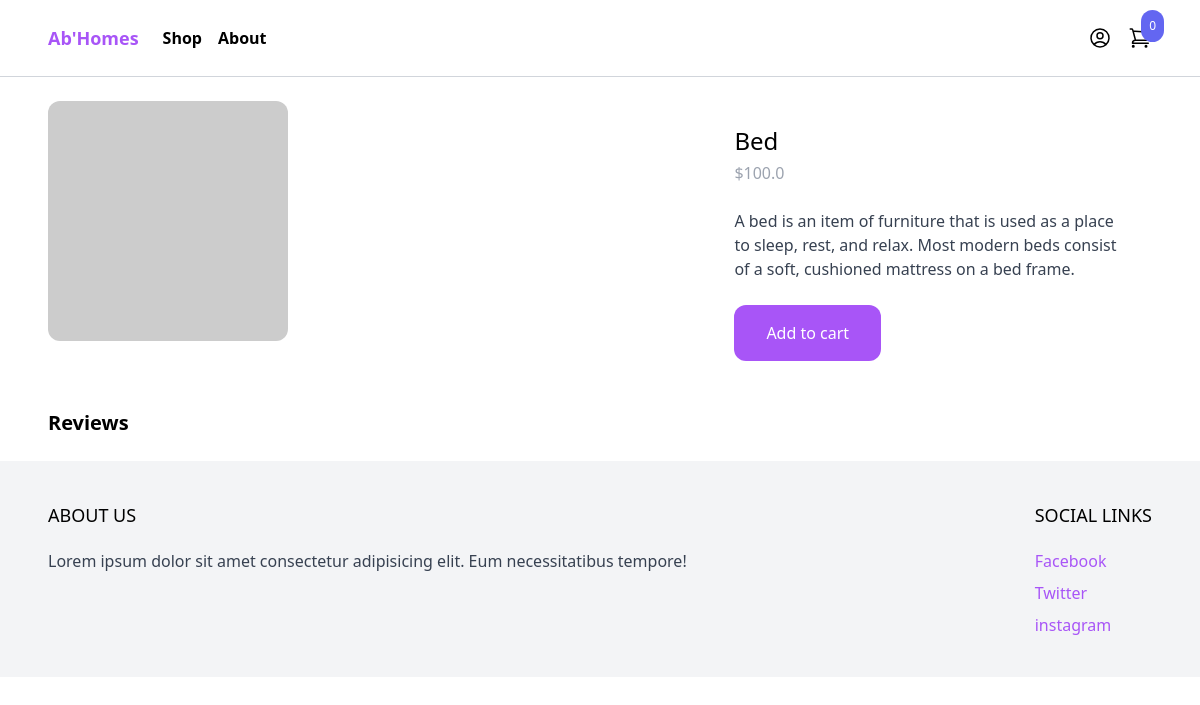
Page /shop/bed/ on the committed database.
### product/models.py (models this page shows, shortened)
class Product(models.Model):
    category = models.ForeignKey(Category, related_name='products', on_delete=models.CASCADE)
    name = models.CharField(max_length=255)
    slug = models.SlugField()
    description = models.TextField(blank=True, null=True)
    price = models.IntegerField(default=1)
    color = models.CharField(max_length=50, blank=True)
    created_at = models.DateField(auto_now_add=True)
    image = models.ImageField(upload_to='uploads/', blank=True, null=True)
    thumbnail = models.ImageField(upload_to='uploads/', blank=True, null=True)
    class Meta:
        ordering = ('-created_at',)
    def get_display_price(self):
        return self.price / 100
    def get_rating(self):
        reviews_total = 0
        for review in self.reviews.all():
            reviews_total += review.rating
        if reviews_total > 0:
            return reviews_total / self.reviews.count()
        return 0

### product/views.py (the view, shortened to what this page needs)
# urls.py: path('shop/<slug:slug>/', product, name='product'),
def product(request, slug):
    product = get_object_or_404(Product, slug=slug)
    return render(request, 'product/product.html', {'product': product})

### cart/cart.py (called while the page is built)
    def __len__(self):
        return sum(item['quantity'] for item in self.cart.values())

### cart/context_processors.py (called while the page is built)
def cart(request):
    return {'cart': Cart(request)}

### product/templates/product/product.html (shortened to what this page needs)
{% extends "core/base.html" %}
{% block content %}
    <div class="max-w-6xl mx-auto flex flex-wrap py-6 px-6 xl:px-0">
       <div class="images w-full mb-6 lg:mb-0 lg:w-3/5">
            <img
               class="rounded-xl"
               src="{% if product.image %} {{ product.image.url }} {% else %} https://via.placeholder.com/240x240.jpg {% endif %}">
       </div>
       <div class="information w-full lg:w-2/5 lg:p-6">
            <h1 class="text-2xl">{{ product.name }}</h1>
            <p class="mt-1 text-gray-400">${{ product.get_display_price }}</p>
            {% if product.description %}
               <p class="mt-6 text-gray-700">
                    {{ product.description }}
               </p>
            {% endif %}
            <a href="#"
               class="mt-6 inline-block px-8 py-4 rounded-xl bg-purple-500 text-white hover:bg-purple-700"
               hx-get="{% url 'add_to_cart' product.id %}"
               hx-target="#menu-cart-button"
               hx-swap="outerHTML"
            >
               Add to cart
            </a>
       </div>
       <div class="w-full mt-6">
         <h2 class="text-xl font-semibold">Reviews</h2>
       </div>
    </div>
{% endblock content %}

### rows in the picture
Product: name "Bed", get_display_price "100.0", description "A bed is an item of furniture that is used as a place to sleep, rest, and relax. Most modern beds consist of a soft, cushioned mattress on a bed frame."

### other values in the picture
{{ cart|length }} "0"
